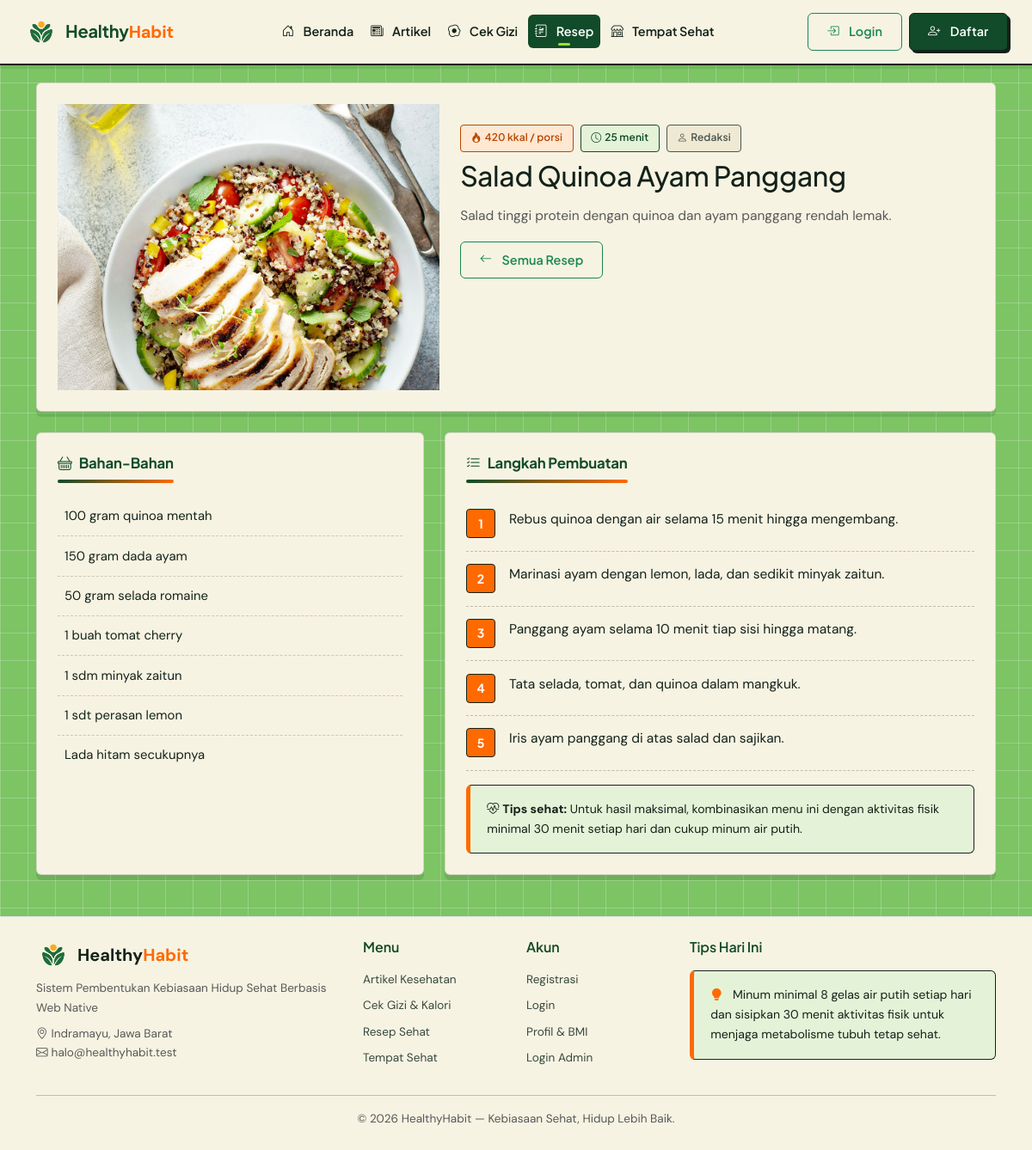
The app's page /resep/1 with its own data.
### tables this page shows
CREATE TABLE `resep` (
  `id_resep` int(11) NOT NULL AUTO_INCREMENT,
  `id_admin` int(11) DEFAULT NULL,
  `judul_resep` varchar(180) NOT NULL,
  `deskripsi` varchar(255) NOT NULL,
  `bahan_bahan` text NOT NULL,
  `langkah_pembuatan` text NOT NULL,
  `waktu_masak` int(11) NOT NULL DEFAULT 0,
  `status_publikasi` enum('draft','dipublikasikan') NOT NULL DEFAULT 'draft',
  `total_kalori` int(11) NOT NULL DEFAULT 0,
  `foto_resep` varchar(255) DEFAULT NULL,
  PRIMARY KEY (`id_resep`),
  KEY `fk_resep_admin` (`id_admin`),
  CONSTRAINT `fk_resep_admin` FOREIGN KEY (`id_admin`) REFERENCES `users` (`id_pengguna`) ON DELETE SET NULL ON UPDATE CASCADE
);

### app/core/Controller.php (called while the page is built, shortened)
<?php
abstract class Controller
{
    protected function view(string $view, array $data = [], string $layout = 'main'): void
    {
        $contentFile = VIEWS_PATH . '/pages/' . $view . '.php';
        extract($data, EXTR_SKIP);
        require $contentFile;
    }
}

### app/controllers/ResepController.php (called while the page is built, shortened)
<?php
class ResepController extends Controller
{
    public function detail(string $id): void
    {
        $resep = Resep::detail((int) $id);
        $this->view('resep/detail', [
            'pageTitle' => $resep['judul_resep'],
            'activeNav' => 'resep',
            'resep'     => $resep,
        ]);
    }
}

### app/core/Router.php (called while the page is built, shortened)
<?php
class Router
{
    private array $routes = [];
    private function add(string $method, string $pattern, array $handler): void
    {
        $regex = preg_replace_callback(
            '#\{(\w+)(?::([^}]+))?\}#',
            static fn(array $m): string => '(?P<' . $m[1] . '>' . ($m[2] ?? '[^/]+') . ')',
            $pattern
        );
        $this->routes[$method][] = ['#^' . $regex . '$#', $handler, $pattern];
    }
    public function dispatch(string $uri, string $method): void
    {
        $path = (string) parse_url($uri, PHP_URL_PATH);
        $path = '/' . trim($path, '/');
        $method = strtoupper($method);
        $match  = $this->match($method, $path);
        [$handler, $params] = $match;
        [$class, $action]   = $handler;
        $controller = new $class();
        $controller->$action(...array_values($params));
    }
    private function match(string $method, string $path): ?array
    {
        foreach ($this->routes[$method] ?? [] as [$regex, $handler]) {
            if (preg_match($regex, $path, $m)) {
                $params = array_filter($m, 'is_string', ARRAY_FILTER_USE_KEY);
                return [$handler, $params];
            }
        }
        return null;
    }
}

### index.php (called while the page is built, shortened)
<?php
require_once __DIR__ . '/app/helpers/helper.php';
spl_autoload_register(function (string $class): void {
    $candidates = [
        APP_PATH . '/core/' . $class . '.php',
        APP_PATH . '/models/' . $class . '.php',
        APP_PATH . '/services/' . $class . '.php',
        APP_PATH . '/controllers/' . $class . '.php',
        APP_PATH . '/controllers/admin/' . $class . '.php',
    ];
    foreach ($candidates as $file) {
        if (is_file($file)) {
            return;
        }
    }
});
$router = new Router();
$router->dispatch(
    $_SERVER['REQUEST_URI'] ?? '/',
    $_SERVER['REQUEST_METHOD'] ?? 'GET'
);

### app/core/Database.php (called while the page is built, shortened)
<?php
class Database
{
    private static ?PDO $pdo = null;
    public static function connect(): PDO
    {
        $dsn = 'mysql:host=' . DB_HOST
            . ';port=' . DB_PORT
            . ';dbname=' . DB_NAME
            . ';charset=' . DB_CHARSET;
        try {
            self::$pdo = new PDO($dsn, DB_USER, DB_PASS, [
                PDO::ATTR_ERRMODE            => PDO::ERRMODE_EXCEPTION,
                PDO::ATTR_DEFAULT_FETCH_MODE => PDO::FETCH_ASSOC,
                PDO::ATTR_EMULATE_PREPARES   => false,
            ]);
        } catch (PDOException $ex) {
            http_response_code(500);
            exit(
                '<div style="font-family:Poppins,Arial,sans-serif;max-width:640px;margin:60px auto;padding:24px;border:1px solid #e0e0e0;border-radius:12px">'
                . '<h2 style="color:#27824B">Koneksi database gagal</h2>'
                . '<p>Pastikan <b>MySQL (XAMPP)</b> sudah berjalan, lalu impor file '
                . '<b>database/healthyhabit.sql</b> ke phpMyAdmin.</p>'
                . '<p style="color:#c0392b"><code>' . e($ex->getMessage()) . '</code></p>'
                . '</div>'
            );
        }
        return self::$pdo;
    }
}

### app/core/Model.php (called while the page is built, shortened)
<?php
abstract class Model
{
    protected static function db(): PDO
    {
        return Database::connect();
    }
}

### app/models/Resep.php (called while the page is built, shortened)
<?php
class Resep extends Model
{
    public static function detail(int $id): ?array
    {
        $st = static::db()->prepare('SELECT * FROM resep WHERE id_resep = ? LIMIT 1');
        $st->execute([$id]);
        $row = $st->fetch();
        return $row ?: null;
    }
}

### app/helpers/helper.php (called while the page is built, shortened)
<?php
function e($value): string
{
    return htmlspecialchars((string) $value, ENT_QUOTES, 'UTF-8');
}
function img_url(?string $filename, string $subdir): string
{
    if ($filename && is_file(UPLOAD_PATH . '/' . $subdir . '/' . basename($filename))) {
        return UPLOAD_URL . '/' . $subdir . '/' . basename($filename);
    }
    return BASE_URL . '/assets/img/placeholder.svg';
}

### app/views/pages/resep/detail.php (the view, shortened to what this page needs)
<?php
$bahan  = preg_split('/\r\n|\r|\n/', trim((string) $resep['bahan_bahan']));
$langkah = preg_split('/\r\n|\r|\n/', trim((string) $resep['langkah_pembuatan']));
$bahan  = array_values(array_filter(array_map('trim', $bahan), fn($b) => $b !== ''));
$langkah = array_values(array_filter(array_map('trim', $langkah), fn($b) => $b !== ''));
?>
<div class="container mt-4 mb-5">
    <div class="panel-white overflow-hidden mb-4">
        <div class="row g-0">
            <div class="col-lg-5">
                <div class="ratio ratio-4x3 h-100">
                    <img src="<?= img_url($resep['foto_resep'], 'resep') ?>"
                         alt="<?= e($resep['judul_resep']) ?>" class="img-cover">
                </div>
            </div>
            <div class="col-lg-7 p-4">
                <div class="d-flex flex-wrap gap-2 mb-2">
                    <span class="tag orange"><i class="bi bi-fire me-1"></i><?= (int) $resep['total_kalori'] ?> kkal / porsi</span>
                    <span class="tag"><i class="bi bi-clock me-1"></i><?= (int) $resep['waktu_masak'] ?> menit</span>
                    <span class="tag gray"><i class="bi bi-person me-1"></i><?= e($resep['penulis'] ?? 'Redaksi') ?></span>
                </div>
                <h1 class="h2 mb-3"><?= e($resep['judul_resep']) ?></h1>
                <p class="text-muted"><?= e($resep['deskripsi']) ?></p>
                <div class="d-flex gap-2 flex-wrap">
                    <a href="<?= BASE_URL ?>/resep" class="btn btn-outline-success btn-sm">
                        <i class="bi bi-arrow-left me-1"></i>Semua Resep
                    </a>
                </div>
            </div>
        </div>
    </div>
    <div class="row g-4">
        <div class="col-lg-5">
            <div class="panel-white h-100">
                <h5 class="section-title mb-3" style="font-size:1.05rem;">
                    <i class="bi bi-basket me-2"></i>Bahan-Bahan
                </h5>
                <?php foreach ($bahan as $i => $b): ?>
                    <div class="ingredient-item">
                        <span><?= e($b) ?></span>
                    </div>
                <?php endforeach; ?>
            </div>
        </div>
        <div class="col-lg-7">
            <div class="panel-white h-100">
                <h5 class="section-title mb-3" style="font-size:1.05rem;">
                    <i class="bi bi-list-check me-2"></i>Langkah Pembuatan
                </h5>
                <?php foreach ($langkah as $i => $l): ?>
                    <div class="step-item">
                        <span class="step-num"><?= $i + 1 ?></span>
                        <span><?= e($l) ?></span>
                    </div>
                <?php endforeach; ?>
                <div class="tip-box mt-3">
                    <b><i class="bi bi-heart-pulse me-1"></i>Tips sehat:</b>
                    Untuk hasil maksimal, kombinasikan menu ini dengan aktivitas fisik
                    minimal 30 menit setiap hari dan cukup minum air putih.
                </div>
            </div>
        </div>
    </div>
</div>

### records on screen
resep: foto_resep (picture), total_kalori "420", waktu_masak "25", judul_resep "Salad Quinoa Ayam Panggang", deskripsi "Salad tinggi protein dengan quinoa dan ayam panggang rendah lemak.", bahan_bahan "100 gram quinoa mentah", bahan_bahan "150 gram dada ayam", bahan_bahan "50 gram selada romaine", bahan_bahan "1 buah tomat cherry", bahan_bahan "1 sdm minyak zaitun", bahan_bahan "1 sdt perasan lemon", bahan_bahan "Lada hitam secukupnya", langkah_pembuatan "Rebus quinoa dengan air selama 15 menit hingga mengembang.", langkah_pembuatan "Marinasi ayam dengan lemon, lada, dan sedikit minyak zaitun.", langkah_pembuatan "Panggang ayam selama 10 menit tiap sisi hingga matang.", langkah_pembuatan "Tata selada, tomat, dan quinoa dalam mangkuk.", langkah_pembuatan "Iris ayam panggang di atas salad dan sajikan."

### other values on screen
$resep['penulis'] "Redaksi"
APP_TAGLINE "Sistem Pembentukan Kebiasaan Hidup Sehat Berbasis Web Native"
APP_NAME "HealthyHabit"
